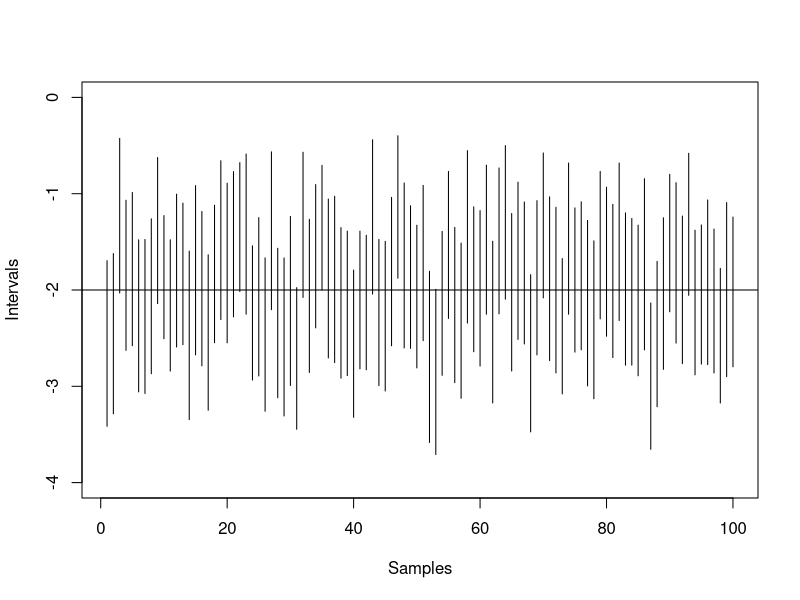

Write the R code that produced this figure.
sample_count <- 100
lower <- c(0)
upper <- c(0)
count <- 0

for (i in 1:sample_count) {
  x <- rnorm(10)
  y <- rnorm(20, 2)
  diff <- mean(x) - mean(y)
  s <- sqrt((9 * sd(x) + 19 * sd(y)) / 28 * (1 / 10 + 1 / 20))
  t <- qt(1 - 0.05 / 2, 28)
  lower[i] <- diff - t * s
  upper[i] <- diff + t * s
  if (lower[i] < -2 && upper[i] > -2){
    count <- count + 1
  }
}

# Number of confidence intervals which include the true parameter
print(count)

png("Plot.png")
plot(lower, ylim = c(-4, 0), type = "n", xlab = "Samples", ylab = "Intervals")
for (i in 1:sample_count) {
  lines(c(i, i), c(lower[i], upper[i]))
}
abline(-2, 0)
dev.off()